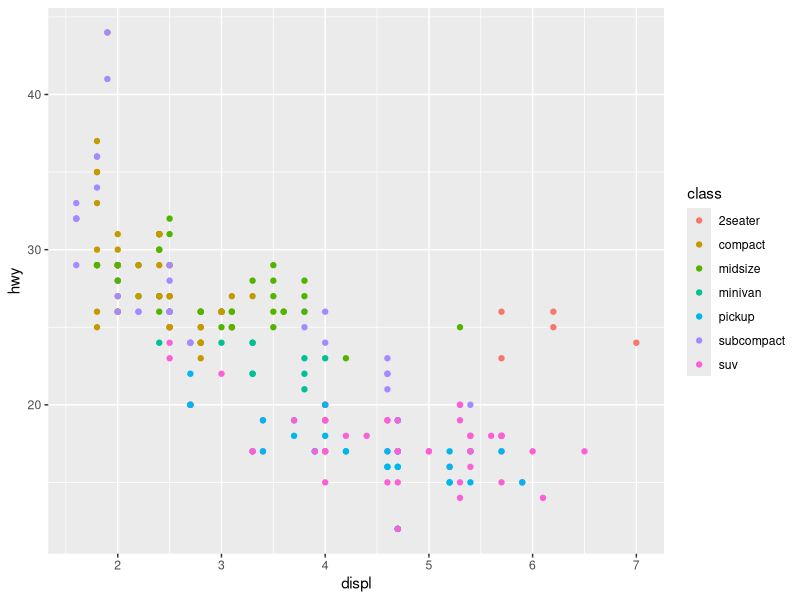
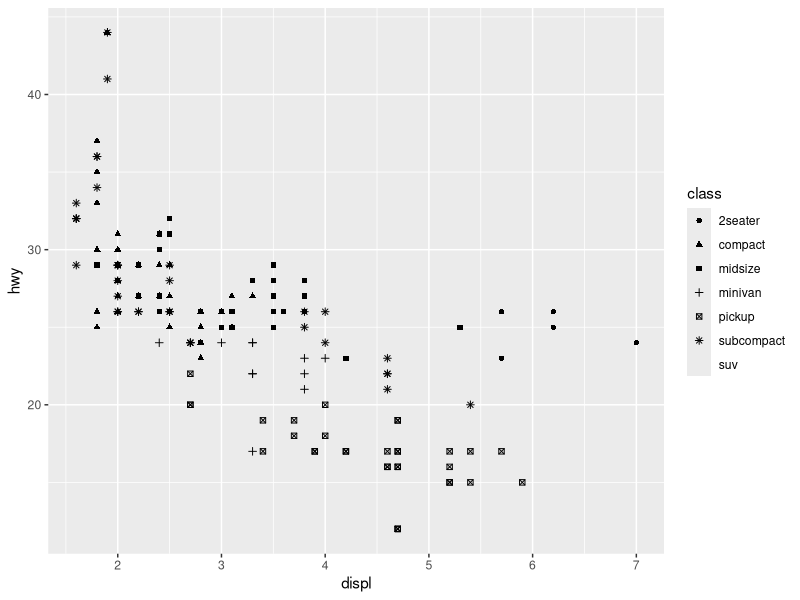
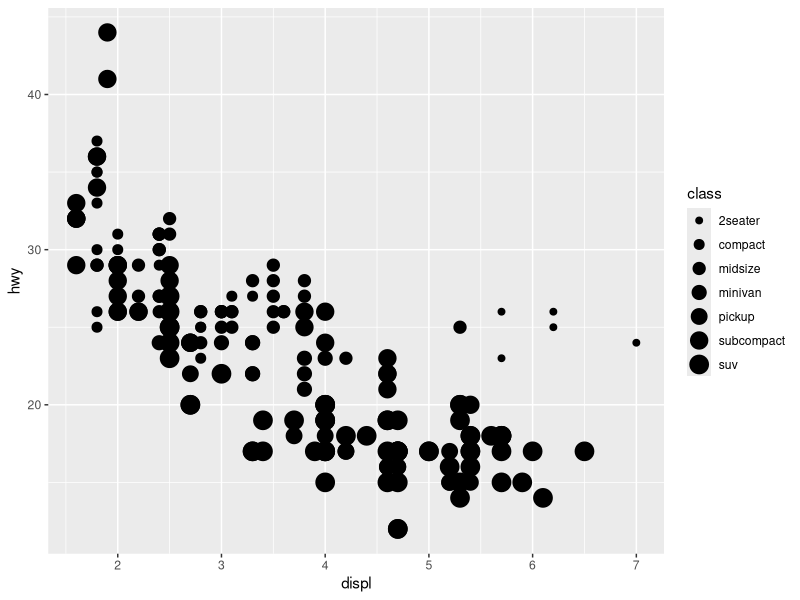
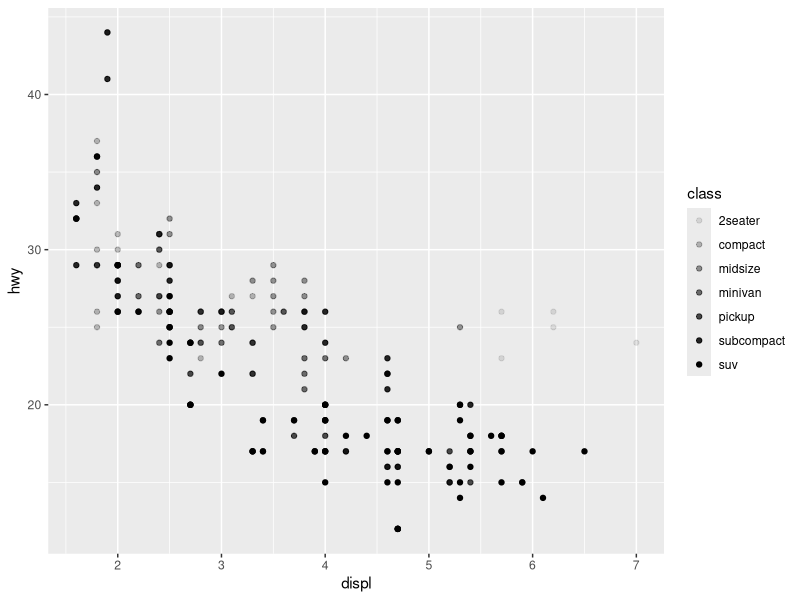
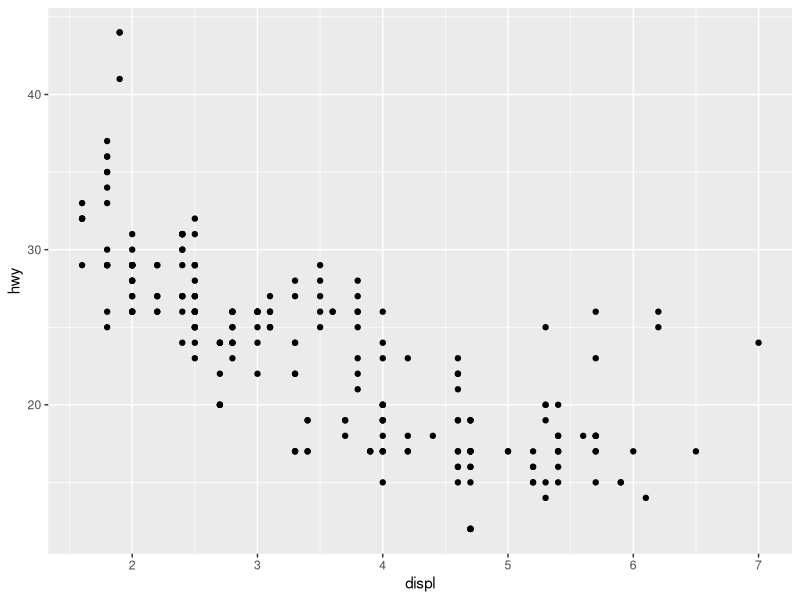
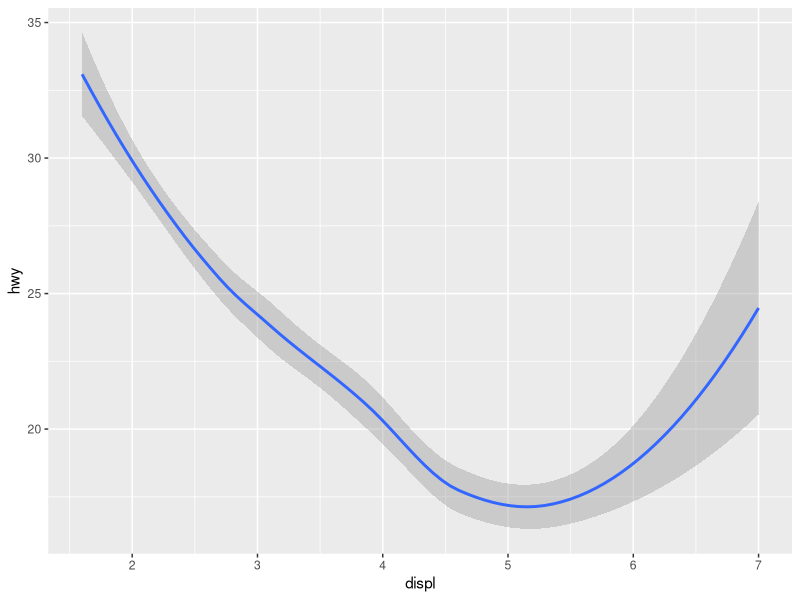
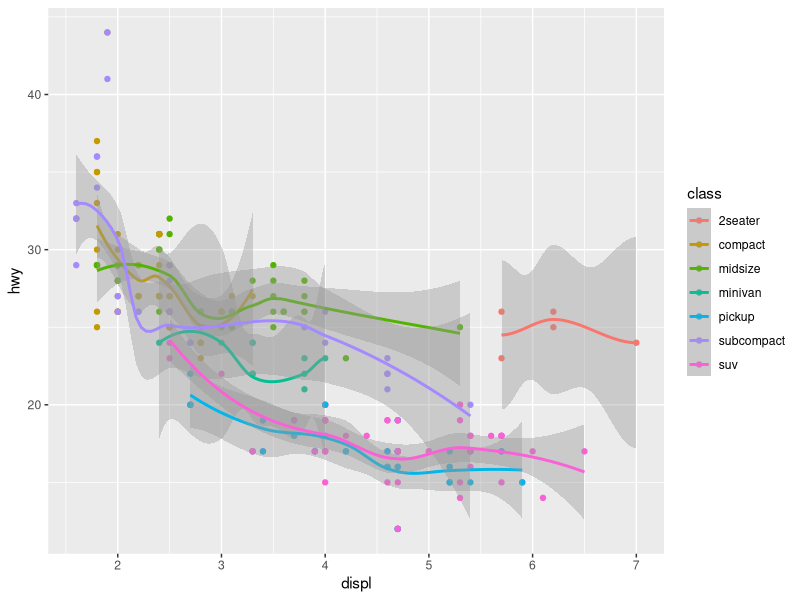
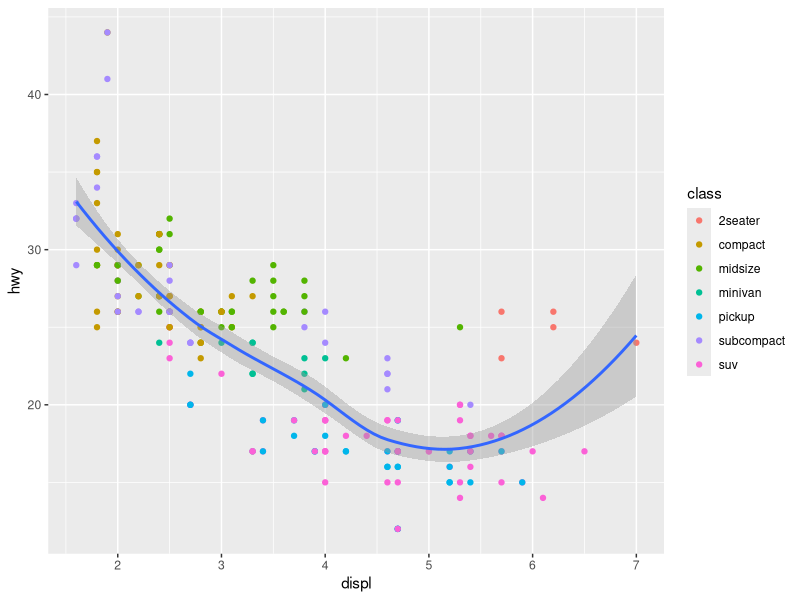

Source code (R) for these figures, in order:
## ---- chunk 1
library(tidyverse)
## ---- chunk 2
#| label: fig-aesthetic-color
#| fig-cap: "시각속성: 컬러"
ggplot(mpg, aes(x = displ, y = hwy, color = class)) +
  geom_point()
## ---- chunk 3
#| label: fig-aesthetic-shape
#| fig-cap: "시각속성: 형태"
ggplot(mpg, aes(x = displ, y = hwy, shape = class)) +
  geom_point()
## ---- chunk 4
#| label: fig-aesthetic-size
#| fig-cap: "심미성: 크기"
ggplot(mpg, aes(x = displ, y = hwy, size = class)) +
  geom_point()
## ---- chunk 5
#| label: fig-aesthetic-alpha
#| fig-cap: "심미성: 투명도"
ggplot(mpg, aes(x = displ, y = hwy, alpha = class)) +
  geom_point()
## ---- chunk 6
#| label: fig-geometric-point
#| fig-cap: "기하객체: geom_point()"
ggplot(mpg, aes(x = displ, y = hwy)) + 
  geom_point()
## ---- chunk 7
#| label: fig-geometric-smooth
#| fig-cap: "기하객체: geom_smooth()"
ggplot(mpg, aes(x = displ, y = hwy)) + 
  geom_smooth()
## ---- chunk 8
#| label: fig-geometric-point-smooth-1
#| fig-cap: "기하객체: geom_point() + geom_smooth() 1"
ggplot(mpg, aes(x = displ, y = hwy, color = class)) + 
  geom_point() + 
  geom_smooth()
## ---- chunk 9
#| label: fig-geometric-point-smooth-2
#| fig-cap: "기하객체: geom_point() + geom_smooth() 2"
ggplot(mpg, aes(x = displ, y = hwy)) + 
  geom_point(aes(color = class)) + 
  geom_smooth()
## ---- chunk 10
#| label: fig-geometric-histogram-1
#| fig-cap: "기하객체: geom_histogram()"
ggplot(mpg, aes(x = hwy)) +
  geom_histogram(binwidth = 2)
## ---- chunk 11
#| label: fig-geometric-density-1
#| fig-cap: "기하객체: geom_density()"
ggplot(mpg, aes(x = hwy)) +
  geom_density()
## ---- chunk 12
#| label: fig-geometric-boxplot-1
#| fig-cap: "기하객체: geom_boxplot()"
ggplot(mpg, aes(x = hwy)) +
  geom_boxplot()
## ---- chunk 13
#| label: fig-scale-1
#| fig-cap: "스케일 설정: 기본값"
ggplot(mpg, aes(x = displ, y = hwy, color = drv)) +
  geom_point() 
## ---- chunk 14
#| label: fig-scale-3
#| fig-cap: "스케일 설정: 수정"
ggplot(mpg, aes(x = displ, y = hwy, color = drv)) +
  geom_point() +
  scale_x_continuous(labels = NULL) +
  scale_y_continuous(breaks = seq(15, 40, by = 5)) +
  scale_color_brewer(palette = "Set1", labels = c("4" = "4-wheel", "f" = "front", "r" = "rear"))
## ---- chunk 15
#| label: fig-scale-4
#| fig-cap: "스케일 설정: 색상 수정"
ggplot(mpg, aes(x = displ, y = hwy, color = drv)) +
  geom_point() +
  scale_x_continuous(labels = NULL) +
  scale_y_continuous(breaks = seq(15, 40, by = 5)) +
  scale_color_manual(values = c("sienna1", "slateblue4", "#698B22"))
## ---- chunk 16
#| label: fig-facet-1
#| fig-cap: "패싯: facet_wrap()"
ggplot(mpg, aes(x = displ, y = hwy)) + 
  geom_point() + 
  facet_wrap(~cyl)
## ---- chunk 17
#| label: fig-facet-2
#| fig-cap: "패싯: facet_grid()"
ggplot(mpg, aes(x = displ, y = hwy)) + 
  geom_point() + 
  facet_grid(drv ~ cyl)
## ---- chunk 18
#| label: fig-stat-1
#| fig-cap: "통계적 변환: geom_bar()"
ggplot(diamonds, aes(x = cut)) + 
  geom_bar()
## ---- chunk 19
#| label: fig-stat-3
#| fig-cap: "통계적 변환: geom_bar()에 stat = identity 지정"
diamonds |>
  count(cut) |> 
  ggplot(aes(x = cut, y = n)) +
  geom_bar(stat = "identity")
## ---- chunk 20
#| label: fig-stat-4
#| fig-cap: "통계적 변환: geom_col()"
diamonds |>
  count(cut) |> 
  ggplot(aes(x = cut, y = n)) +
  geom_col()
## ---- chunk 21
#| label: fig-stat-5
#| fig-cap: "통계적 변환: geom_bar()에 after_stat() 지정"
ggplot(diamonds, aes(x = cut, y = after_stat(prop), group = 1)) + 
  geom_bar()
## ---- chunk 22
#| label: fig-bar-fill-1
#| fig-cap: "position: stack"
ggplot(mpg, aes(x = drv, fill = class)) + 
  geom_bar()
## ---- chunk 23
#| label: fig-bar-fill-2
#| fig-cap: "position: identity"
ggplot(mpg, aes(x = drv, fill = class)) + 
  geom_bar(position = "identity", alpha = 0.5)
## ---- chunk 24
#| label: fig-bar-fill-3
#| fig-cap: "position: dodge"
ggplot(mpg, aes(x = drv, fill = class)) + 
  geom_bar(position = "dodge")
## ---- chunk 25
#| label: fig-bar-fill-4
#| fig-cap: "position: fill"
ggplot(mpg, aes(x = drv, fill = class)) + 
  geom_bar(position = "fill")
## ---- chunk 26
#| label: fig-coordinates-1
#| fig-cap: "coord_clip() 함수"
ggplot(mpg, aes(x = drv, fill = class)) + 
  geom_bar(position = "fill") +
  coord_flip()
## ---- chunk 27
#| label: fig-coordinates-2
#| fig-cap: "coord_fixed() 함수"
ggplot(mpg, aes(cty, hwy)) +
  geom_point() +
  coord_fixed()
## ---- chunk 28
#| label: fig-ggplot-themes-2
#| fig-cap: "theme_bw() 테마의 지정"
ggplot(mpg, aes(x = displ, y = hwy)) +
  geom_point(aes(color = class)) +
  geom_smooth(se = FALSE) +
  theme_bw()
## ---- chunk 29
#| label: fig-ggplot-themes-3
#| fig-cap: "개별 요소의 수정: theme() 함수"
ggplot(mpg, aes(x = displ, y = hwy, color = drv)) +
  geom_point() +
  labs(
    title = "Larger engine sizes tend to have lower fuel economy",
    caption = "Source: https://fueleconomy.gov."
  ) +
  theme(
    legend.position = c(0.6, 0.7),
    legend.direction = "horizontal",
    plot.title = element_text(face = "bold"),
    plot.title.position = "plot",
    plot.caption.position = "plot",
    plot.caption = element_text(hjust = 0)
  )
## ---- chunk 30
#| label: fig-ggplot-label-1
#| fig-cap: "라벨링"
ggplot(mpg, aes(x = displ, y = hwy)) +
  geom_point(aes(color = class)) +
  geom_smooth(se = FALSE) +
  labs(
    x = "Engine displacement (L)",
    y = "Highway fuel economy (mpg)",
    color = "Car type",
    title = "Fuel efficiency generally decreases with engine size",
    subtitle = "Two seaters (sports cars) are an exception because of their light weight",
    caption = "Data from fueleconomy.gov"
  )
## ---- chunk 31
#| label: fig-ggplot-label-2
#| fig-cap: "라벨링: ggrepel 패키지"
library(ggrepel)
ggplot(mpg, aes(displ, hwy)) + 
  geom_point(colour = "red") +
  geom_label_repel(data = mpg |> slice_sample(prop = 0.1), aes(label = class))
## ---- chunk 32
#| label: fig-ggplot-patchwork-1
#| fig-cap: "레이아웃: patchwork 패키지"
library(patchwork)
p1 <- ggplot(mpg, aes(x = displ, y = hwy)) + 
  geom_point() + 
  labs(title = "Plot 1")
p2 <- ggplot(mpg, aes(x = drv, y = hwy)) + 
  geom_boxplot() + 
  labs(title = "Plot 2")
p1 + p2
## ---- chunk 33
#| label: fig-ggplot-save-1
#| fig-cap: "그래프의 저장: ggsave() 함수"
my_plot <- ggplot(mpg, aes(x = displ, y = hwy, color = drv)) +
  geom_point() +
  labs(
    title = "Larger engine sizes tend to have lower fuel economy",
    caption = "Source: https://fueleconomy.gov."
  ) +
  theme(
    legend.position = c(0.6, 0.7),
    legend.direction = "horizontal",
    plot.title = element_text(face = "bold"),
    plot.title.position = "plot",
    plot.caption.position = "plot",
    plot.caption = element_text(hjust = 0)
  )
ggsave(filename = "my_plot.jpg", plot = my_plot, width = 8, height = 8 * 0.618, dpi = 600)
